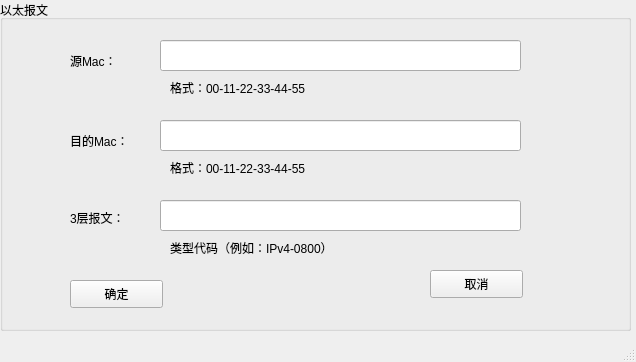
<?xml version="1.0" encoding="UTF-8"?>
<ui version="4.0">
 <class>ETH</class>
 <widget class="QMainWindow" name="ETH">
  <property name="geometry">
   <rect>
    <x>0</x>
    <y>0</y>
    <width>636</width>
    <height>362</height>
   </rect>
  </property>
  <property name="windowTitle">
   <string>MainWindow</string>
  </property>
  <widget class="QWidget" name="centralwidget">
   <widget class="QGroupBox" name="groupBox">
    <property name="geometry">
     <rect>
      <x>0</x>
      <y>0</y>
      <width>631</width>
      <height>331</height>
     </rect>
    </property>
    <property name="title">
     <string>以太报文</string>
    </property>
    <widget class="QPushButton" name="pushButton">
     <property name="geometry">
      <rect>
       <x>70</x>
       <y>280</y>
       <width>93</width>
       <height>28</height>
      </rect>
     </property>
     <property name="text">
      <string>确定</string>
     </property>
    </widget>
    <widget class="QPushButton" name="pushButton_2">
     <property name="geometry">
      <rect>
       <x>430</x>
       <y>270</y>
       <width>93</width>
       <height>28</height>
      </rect>
     </property>
     <property name="text">
      <string>取消</string>
     </property>
    </widget>
    <widget class="QLabel" name="label">
     <property name="geometry">
      <rect>
       <x>70</x>
       <y>130</y>
       <width>72</width>
       <height>21</height>
      </rect>
     </property>
     <property name="text">
      <string>目的Mac：</string>
     </property>
    </widget>
    <widget class="QLineEdit" name="lineEdit">
     <property name="geometry">
      <rect>
       <x>160</x>
       <y>40</y>
       <width>361</width>
       <height>31</height>
      </rect>
     </property>
    </widget>
    <widget class="QLabel" name="label_2">
     <property name="geometry">
      <rect>
       <x>170</x>
       <y>80</y>
       <width>341</width>
       <height>16</height>
      </rect>
     </property>
     <property name="text">
      <string>格式：00-11-22-33-44-55</string>
     </property>
    </widget>
    <widget class="QLabel" name="label_3">
     <property name="geometry">
      <rect>
       <x>70</x>
       <y>50</y>
       <width>72</width>
       <height>21</height>
      </rect>
     </property>
     <property name="text">
      <string>源Mac：</string>
     </property>
    </widget>
    <widget class="QLineEdit" name="lineEdit_2">
     <property name="geometry">
      <rect>
       <x>160</x>
       <y>120</y>
       <width>361</width>
       <height>31</height>
      </rect>
     </property>
    </widget>
    <widget class="QLabel" name="label_4">
     <property name="geometry">
      <rect>
       <x>170</x>
       <y>160</y>
       <width>341</width>
       <height>16</height>
      </rect>
     </property>
     <property name="text">
      <string>格式：00-11-22-33-44-55</string>
     </property>
    </widget>
    <widget class="QLabel" name="label_5">
     <property name="geometry">
      <rect>
       <x>70</x>
       <y>210</y>
       <width>71</width>
       <height>16</height>
      </rect>
     </property>
     <property name="text">
      <string>3层报文：</string>
     </property>
    </widget>
    <widget class="QLineEdit" name="lineEdit_3">
     <property name="geometry">
      <rect>
       <x>160</x>
       <y>200</y>
       <width>361</width>
       <height>31</height>
      </rect>
     </property>
    </widget>
    <widget class="QLabel" name="label_6">
     <property name="geometry">
      <rect>
       <x>170</x>
       <y>240</y>
       <width>341</width>
       <height>16</height>
      </rect>
     </property>
     <property name="text">
      <string>类型代码（例如：IPv4-0800）</string>
     </property>
    </widget>
   </widget>
  </widget>
  <widget class="QMenuBar" name="menubar">
   <property name="geometry">
    <rect>
     <x>0</x>
     <y>0</y>
     <width>636</width>
     <height>26</height>
    </rect>
   </property>
  </widget>
  <widget class="QStatusBar" name="statusbar"/>
 </widget>
 <resources/>
 <connections/>
</ui>
